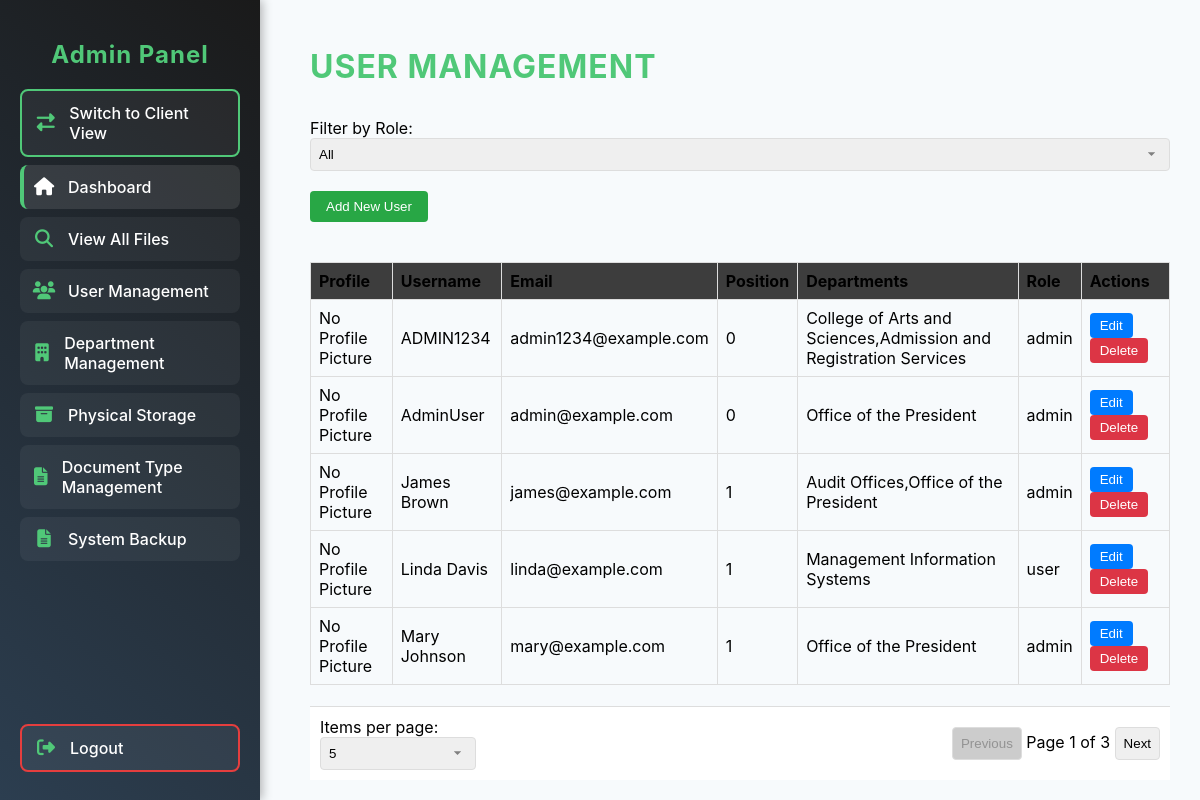
The page /user_management.php (signed in) on the database its author committed.
### tables this page shows
CREATE TABLE `users` (
  `user_id` int(11) NOT NULL AUTO_INCREMENT,
  `username` varchar(255) NOT NULL COMMENT 'Unique username for login',
  `password` varchar(255) NOT NULL COMMENT 'Hashed password',
  `email` varchar(255) DEFAULT NULL COMMENT 'Unique email for user',
  `role` enum('admin','user','client') NOT NULL COMMENT 'User role (e.g., admin, user, client)',
  `profile_pic` blob DEFAULT NULL COMMENT 'Optional user profile picture',
  `position` int(11) NOT NULL DEFAULT 0 COMMENT 'Position or rank (0 for default)',
  `created_at` datetime DEFAULT NULL COMMENT 'Account creation timestamp',
  PRIMARY KEY (`user_id`),
  UNIQUE KEY `idx_username` (`username`),
  UNIQUE KEY `idx_email` (`email`),
  KEY `idx_role` (`role`)
);

### user_management.php (the view, shortened to what this page needs)
<?php
require 'db_connection.php';
function executeQuery($pdo, $query, $params = [])
{
    try {
        $stmt = $pdo->prepare($query);
        $stmt->execute($params);
        return $stmt;
    } catch (PDOException $e) {
        error_log("Database error: " . $e->getMessage());
        return false;
    }
}
function sanitizeHTML($data)
{
    return htmlspecialchars($data ?? '', ENT_QUOTES, 'UTF-8');
}
$roleFilter = isset($_GET['role_filter']) ? trim($_GET['role_filter']) : '';
$roleFilter = in_array($roleFilter, ['admin', 'user', 'client']) ? $roleFilter : '';
$itemsPerPage = isset($_GET['items_per_page']) ? (int)$_GET['items_per_page'] : 5;
$currentPage = isset($_GET['page']) ? (int)$_GET['page'] : 1;
$currentPage = max(1, $currentPage);
$offset = ($currentPage - 1) * $itemsPerPage;
$whereClause = $roleFilter ? "WHERE u.role = ?" : "";
$params = $roleFilter ? [$roleFilter] : [];
$usersStmt = executeQuery($pdo, "
    SELECT
        u.user_id,
        u.username,
        u.email,
        u.position,
        u.role,
        u.profile_pic,
        GROUP_CONCAT(COALESCE(d2.department_name, d.department_name)) AS departments
    FROM users u
    LEFT JOIN users_department ud ON u.user_id = ud.user_id
    LEFT JOIN departments d ON ud.department_id = d.department_id
    LEFT JOIN departments d2 ON d.parent_department_id = d2.department_id
    $whereClause
    GROUP BY u.user_id
    ORDER BY u.username", $params);
$users = $usersStmt ? $usersStmt->fetchAll(PDO::FETCH_ASSOC) : [];
$totalItemsStmt = executeQuery($pdo, "SELECT COUNT(*) FROM users $whereClause", $params);
$totalItems = $totalItemsStmt ? $totalItemsStmt->fetchColumn() : 0;
$paginatedUsers = $users;
if ($itemsPerPage !== -1) {
    $paginatedUsers = array_slice($users, $offset, $itemsPerPage);
}
$totalPages = $itemsPerPage === -1 ? 1 : max(1, ceil($totalItems / $itemsPerPage));
?>
<!DOCTYPE html>
<html lang="en">
<head>
    <?php
        include 'admin_head.php';
    ?>
</head>
<body class="admin-dashboard">
    <?php
        include 'admin_menu.php';
    ?>
    <div class="main-content">
        <h2>User Management</h2>
        <div class="filter-container">
            <label for="role_filter">Filter by Role:</label>
            <select id="role_filter" onchange="updateRoleFilter()">
                <option value="" <?php echo $roleFilter === '' ? 'selected' : ''; ?>>All</option>
            </select>
        </div>
        <button class="add-user-btn" onclick="openModal('add')">Add New User</button>
        <div class="table-container">
            <table class="user-table">
                <thead>
                    <tr>
                        <th>Profile</th>
                        <th>Username</th>
                        <th>Email</th>
                        <th>Position</th>
                        <th>Departments</th>
                        <th>Role</th>
                        <th>Actions</th>
                    </tr>
                </thead>
                <tbody>
                    <?php if (empty($paginatedUsers)): ?>
                        <tr><td colspan="7">No users found.</td></tr>
                    <?php else: ?>
                        <?php foreach ($paginatedUsers as $user): ?>
                            <tr>
                                <td>
                                    <?php if (!empty($user['profile_pic'])): ?>
                                        <img alt="Profile" style="width: 50px; height: 50px; border-radius: 50%;">
                                    <?php else: ?>
                                        No Profile Picture
                                    <?php endif; ?>
                                </td>
                                <td><?php echo sanitizeHTML($user['username']); ?></td>
                                <td><?php echo sanitizeHTML($user['email']); ?></td>
                                <td><?php echo sanitizeHTML($user['position']); ?></td>
                                <td><?php echo sanitizeHTML($user['departments'] ?? 'None'); ?></td>
                                <td><?php echo sanitizeHTML($user['role']); ?></td>
                                <td class="action-buttons">
                                    <button class="edit-btn" onclick='openModal("edit", <?php echo json_encode($user); ?>)'>Edit</button>
                                    <button class="delete-btn" onclick='openModal("delete", <?php echo json_encode(['user_id' => $user['user_id'], 'username' => $user['username']]); ?>)'>Delete</button>
                                </td>
                            </tr>
                        <?php endforeach; ?>
                    <?php endif; ?>
                </tbody>
            </table>
            <div class="pagination">
                <div>
                    <label for="items_per_page">Items per page:</label>
                    <select id="items_per_page" onchange="updateItemsPerPage()">
                        <option value="5" <?php echo $itemsPerPage === 5 ? 'selected' : ''; ?>>5</option>
                    </select>
                </div>
                <div>
                    <button onclick="goToPage(<?php echo $currentPage - 1; ?>)" <?php echo $currentPage <= 1 ? 'disabled' : ''; ?>>Previous</button>
                    <span>Page <?php echo $currentPage; ?> of <?php echo $totalPages; ?></span>
                    <button onclick="goToPage(<?php echo $currentPage + 1; ?>)" <?php echo $currentPage >= $totalPages ? 'disabled' : ''; ?>>Next</button>
                </div>
            </div>
        </div>
    </div>
</body>
</html>

### admin_head.php (shortened to what this page needs)
<link rel="stylesheet" href="https://cdnjs.cloudflare.com/ajax/libs/font-awesome/6.4.2/css/all.min.css">
<link rel="stylesheet" href="https://cdn.jsdelivr.net/npm/notyf@3/notyf.min.css">
<link rel="stylesheet" href="https://cdnjs.cloudflare.com/ajax/libs/cropperjs/1.5.12/cropper.min.css">
<link rel="stylesheet" href="styles.css">
<link rel="stylesheet" href="style/admin-interface.css">
<link rel="stylesheet" href="style/admin-sidebar.css">

### admin_menu.php
<div class="sidebar">
        <h2 class="sidebar-title">Admin Panel</h2>
        <a href="dashboard.php" class="client-btn">
            <i class="fas fa-exchange-alt"></i>
            <span class="link-text">Switch to Client View</span>
        </a>
        <a href="admin_dashboard.php" class="active">
            <i class="fas fa-home"></i>
            <span class="link-text">Dashboard</span>
        </a>
        <a href="admin_search.php">
            <i class="fas fa-search"></i>
            <span class="link-text">View All Files</span>
        </a>
        <a href="user_management.php">
            <i class="fas fa-users"></i>
            <span class="link-text">User Management</span>
        </a>
        <a href="department_management.php">
            <i class="fas fa-building"></i>
            <span class="link-text">Department Management</span>
        </a>
        <a href="physical_storage_management.php">
            <i class="fas fa-archive"></i>
            <span class="link-text">Physical Storage</span>
        </a>
        <a href="document_type_management.php">
            <i class="fas fa-file-alt"></i>
            <span class="link-text">Document Type Management</span>
        </a>
        <a href="backup.php">
            <i class="fas fa-file-alt"></i>
            <span class="link-text">System Backup</span>
            <a href="logout.php" class="logout-btn">
                <i class="fas fa-sign-out-alt"></i>
                <span class="link-text">Logout</span>
            </a>
    </div>

### styles.css (style rules this page uses)
body { font-family: 'Montserrat', Arial, sans-serif; background-color: #f4f7f9; margin: 0; padding: 0; display: flex; height: 100vh; overflow: hidden; }
.main-content { flex: 1; padding: 30px; padding-top: 100px; margin-left: 10px; margin-right: 10px; overflow-y: auto; }
body { font-family: 'Poppins', sans-serif; background-color: #f9fafb; margin: 0; padding: 0; }
select { appearance: none; -webkit-appearance: none; -moz-appearance: none; background-repeat: no-repeat; background-position: right 10px center; background-size: 15px; padding-right: 30px; cursor: pointer; width: 100%; }

### style/admin-interface.css (style rules this page uses)
:root { --primary-color: #50c878; --primary-hover: #40a867; --secondary-color: #2c3e50; --secondary-hover: #1a252f; --background-color: #f7fafc; --card-background: #ffffff; --text-color: #2d3748; --text-secondary: #718096; --border-color: #e2e8f0; --shadow: 0 4px 12px rgba(0, 0, 0, 0.08); --danger-color: #e53e3e; --success-color: #68d391; --border-radius: 8px; --transition: all 0.3s ease; --font-family: 'Inter', -apple-system, BlinkMacSystemFont, 'Segoe UI', Roboto, sans-serif; }
body { font-family: var(--font-family); background-color: var(--background-color); margin: 0; padding: 0; display: flex; min-height: 100vh; overflow-x: hidden; box-sizing: border-box; }
*, *::before, *::after { box-sizing: inherit; }
.main-content { flex-grow: 1; padding: 32px; padding-top: 96px; margin-left: 260px; transition: margin-left var(--transition); overflow-y: auto; min-height: 100vh; }
body.admin-dashboard { background-color: var(--background-color); }
.main-content h2 { font-size: 32px; font-weight: 700; margin-bottom: 32px; color: var(--primary-color); text-transform: uppercase; letter-spacing: 1px; }
.pagination { margin-top: 30px; display: flex; justify-content: center; gap: 12px; flex-wrap: wrap; }

### style/admin-sidebar.css (style rules this page uses)
:root { --primary-color: #50c878; --primary-hover: #40a867; --secondary-color: #2c3e50; --secondary-hover: #1a252f; --background-color: #f7fafc; --card-background: #ffffff; --text-color: #2d3748; --text-secondary: #718096; --border-color: #e2e8f0; --shadow: 0 4px 12px rgba(0, 0, 0, 0.08); --danger-color: #e53e3e; --success-color: #68d391; --border-radius: 8px; --transition: all 0.3s ease; }
.sidebar { width: 260px; background: linear-gradient(220deg, #1a1a1a, var(--secondary-color)); height: 100vh; padding: 20px; color: #ffffff; display: flex; flex-direction: column; box-shadow: 2px 0 10px rgba(0, 0, 0, 0.3); transition: width var(--transition), transform var(--transition); position: fixed; top: 0; left: 0; z-index: 1200; overflow-y: auto; scrollbar-width: thin; scrollbar-color: var(--primary-color) var(--secondary-color); }
.sidebar h2 { text-align: center; font-size: 24px; margin-bottom: 20px; color: var(--primary-color); font-weight: 700; letter-spacing: 1px; transition: opacity var(--transition), height var(--transition); }
.sidebar a, .sidebar .logout-btn, .sidebar .admin-mode-btn, .sidebar .client-btn { display: flex; align-items: center; padding: 12px; color: #ffffff; text-decoration: none; font-size: 16px; font-weight: 500; border-radius: var(--border-radius); margin-bottom: 8px; background: rgba(255, 255, 255, 0.05); transition: var(--transition); position: relative; }
.sidebar a i, .sidebar .logout-btn i, .sidebar .admin-mode-btn i, .sidebar .client-btn i { margin-right: 12px; width: 24px; font-size: 18px; text-align: center; color: var(--primary-color); transition: var(--transition); }
.sidebar a.active { background: rgba(255, 255, 255, 0.1); border-left: 4px solid var(--primary-color); padding-left: 8px; }
.sidebar a.active i { color: #ffffff; }
.client-btn { background: rgba(80, 200, 120, 0.2); border: 2px solid var(--primary-color); }
.logout-btn { margin-top: auto; background: rgba(229, 62, 62, 0.2); border: 2px solid var(--danger-color); }

### rows shown on the page
users: shows "No Profile Picture", username "ADMIN1234", email "admin1234@example.com", position "0", departments "College of Arts and Sciences,Admission and Registration Services", role "admin"
users: shows "No Profile Picture", username "AdminUser", email "admin@example.com", position "0", departments "Office of the President", role "admin"
users: shows "No Profile Picture", username "James Brown", email "james@example.com", position "1", departments "Audit Offices,Office of the President", role "admin"
users: shows "No Profile Picture", username "Linda Davis", email "linda@example.com", position "1", departments "Management Information Systems", role "user"
users: shows "No Profile Picture", username "Mary Johnson", email "mary@example.com", position "1", departments "Office of the President", role "admin"

### other values the page prints
$currentPage "1"
$totalPages "3"
